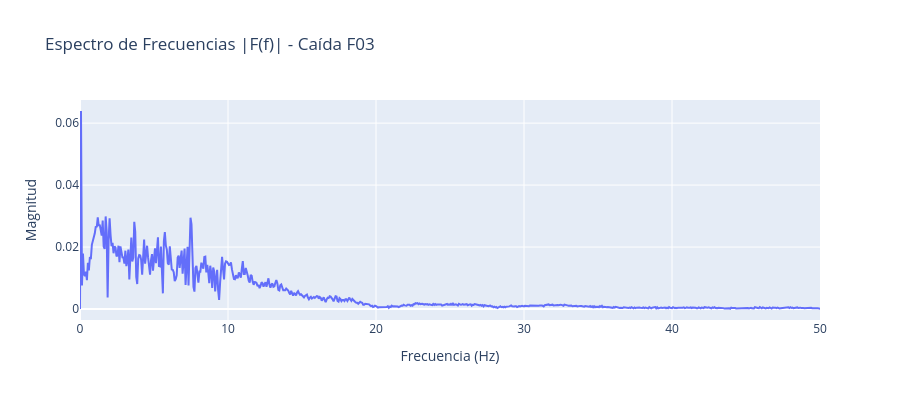

Notebook code cell kept with this figure:
### Code cell
import plotly.graph_objects as go

# 1. Quitar la componente constante de gravedad (0 Hz / DC)
a_sin_dc = a_total - np.mean(a_total)

# 2. Calcular la FFT para señales reales y su magnitud normalizada
N = len(a_sin_dc)
fft_compleja = np.fft.rfft(a_sin_dc)
magnitud = np.abs(fft_compleja) / N

# 3. Construir el eje X de frecuencias en Hz (sabemos que fs_muestreo = 200 Hz)
frecuencias = np.fft.rfftfreq(N, d=1 / fs_muestreo)

# 4. Graficar el espectro de frecuencias
fig = go.Figure()
fig.add_trace(go.Scatter(x=frecuencias, y=magnitud, mode="lines"))
fig.update_layout(
    title="Espectro de Frecuencias |F(f)| - Caída F03",
    xaxis_title="Frecuencia (Hz)",
    yaxis_title="Magnitud",
    xaxis=dict(range=[0, 50], showgrid=True),  # Hacemos zoom de 0 a 50 Hz donde ocurre el movimiento humano
    yaxis=dict(showgrid=True),
    width=900,
    height=400,
)
fig.show()

### Figure 1 — Plotly figure (JSON) as saved in the notebook; plotly's stock layout.template omitted (floating-point values rounded to 4 significant figures; data arrays with more than 128 entries replaced by an {"elided": "..."} marker saying what was removed)
{"data": [{"mode": "lines", "type": "scatter", "x": {"elided": "1501 float values"}, "y": {"elided": "1501 float values"}}], "layout": {"height": 400, "title": {"text": "Espectro de Frecuencias |F(f)| - Caída F03"}, "width": 900, "xaxis": {"range": [0, 50], "showgrid": true, "title": {"text": "Frecuencia (Hz)"}}, "yaxis": {"showgrid": true, "title": {"text": "Magnitud"}}}}
